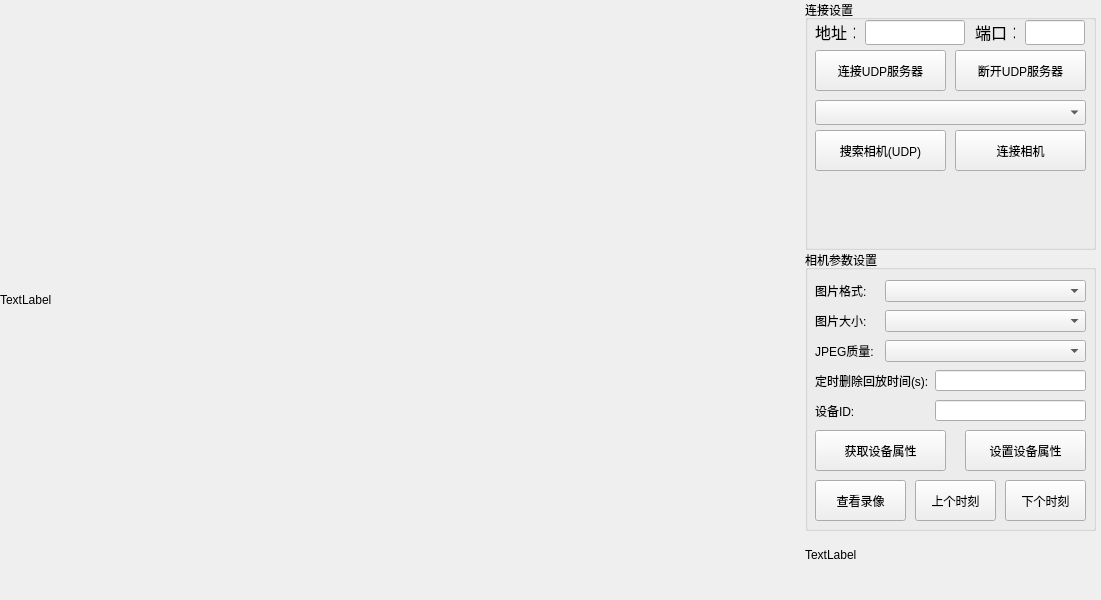
<?xml version="1.0" encoding="UTF-8"?>
<ui version="4.0">
 <class>mainWidget</class>
 <widget class="QWidget" name="mainWidget">
  <property name="geometry">
   <rect>
    <x>0</x>
    <y>0</y>
    <width>1101</width>
    <height>600</height>
   </rect>
  </property>
  <property name="windowTitle">
   <string>mainWidget</string>
  </property>
  <widget class="QLabel" name="pictureLabel">
   <property name="enabled">
    <bool>true</bool>
   </property>
   <property name="geometry">
    <rect>
     <x>0</x>
     <y>0</y>
     <width>800</width>
     <height>600</height>
    </rect>
   </property>
   <property name="text">
    <string>TextLabel</string>
   </property>
  </widget>
  <widget class="QLabel" name="pictureInfoLabel">
   <property name="geometry">
    <rect>
     <x>805</x>
     <y>540</y>
     <width>291</width>
     <height>30</height>
    </rect>
   </property>
   <property name="text">
    <string>TextLabel</string>
   </property>
  </widget>
  <widget class="QGroupBox" name="groupBox">
   <property name="geometry">
    <rect>
     <x>805</x>
     <y>0</y>
     <width>291</width>
     <height>250</height>
    </rect>
   </property>
   <property name="title">
    <string>连接设置</string>
   </property>
   <widget class="QPushButton" name="connectCameraForUDPPushButton">
    <property name="geometry">
     <rect>
      <x>150</x>
      <y>130</y>
      <width>131</width>
      <height>41</height>
     </rect>
    </property>
    <property name="text">
     <string>连接相机</string>
    </property>
   </widget>
   <widget class="QLineEdit" name="serverIPLineEdit">
    <property name="geometry">
     <rect>
      <x>60</x>
      <y>20</y>
      <width>100</width>
      <height>25</height>
     </rect>
    </property>
    <property name="text">
     <string/>
    </property>
   </widget>
   <widget class="QPushButton" name="udpClosePushButton">
    <property name="geometry">
     <rect>
      <x>150</x>
      <y>50</y>
      <width>131</width>
      <height>41</height>
     </rect>
    </property>
    <property name="text">
     <string>断开UDP服务器</string>
    </property>
   </widget>
   <widget class="QComboBox" name="udpCamerasComboBox">
    <property name="geometry">
     <rect>
      <x>10</x>
      <y>100</y>
      <width>271</width>
      <height>25</height>
     </rect>
    </property>
   </widget>
   <widget class="QLabel" name="label_2">
    <property name="geometry">
     <rect>
      <x>10</x>
      <y>20</y>
      <width>40</width>
      <height>25</height>
     </rect>
    </property>
    <property name="text">
     <string>&lt;html&gt;&lt;head/&gt;&lt;body&gt;&lt;p align=&quot;center&quot;&gt;&lt;span style=&quot; font-size:12pt;&quot;&gt;地址：&lt;/span&gt;&lt;/p&gt;&lt;/body&gt;&lt;/html&gt;</string>
    </property>
   </widget>
   <widget class="QPushButton" name="udpClientConnectPushButton">
    <property name="geometry">
     <rect>
      <x>10</x>
      <y>50</y>
      <width>131</width>
      <height>41</height>
     </rect>
    </property>
    <property name="text">
     <string>连接UDP服务器</string>
    </property>
   </widget>
   <widget class="QLabel" name="label_3">
    <property name="geometry">
     <rect>
      <x>170</x>
      <y>20</y>
      <width>40</width>
      <height>25</height>
     </rect>
    </property>
    <property name="text">
     <string>&lt;html&gt;&lt;head/&gt;&lt;body&gt;&lt;p align=&quot;center&quot;&gt;&lt;span style=&quot; font-size:12pt;&quot;&gt;端口：&lt;/span&gt;&lt;/p&gt;&lt;/body&gt;&lt;/html&gt;</string>
    </property>
   </widget>
   <widget class="QLineEdit" name="serverPortLineEdit">
    <property name="geometry">
     <rect>
      <x>220</x>
      <y>20</y>
      <width>60</width>
      <height>25</height>
     </rect>
    </property>
    <property name="text">
     <string/>
    </property>
   </widget>
   <widget class="QPushButton" name="searchCameraforUDPPushButton">
    <property name="geometry">
     <rect>
      <x>10</x>
      <y>130</y>
      <width>131</width>
      <height>41</height>
     </rect>
    </property>
    <property name="text">
     <string>搜索相机(UDP)</string>
    </property>
   </widget>
  </widget>
  <widget class="QGroupBox" name="groupBox_2">
   <property name="geometry">
    <rect>
     <x>805</x>
     <y>250</y>
     <width>291</width>
     <height>281</height>
    </rect>
   </property>
   <property name="title">
    <string>相机参数设置</string>
   </property>
   <widget class="QPushButton" name="readDeviceAttributePushButton">
    <property name="geometry">
     <rect>
      <x>10</x>
      <y>180</y>
      <width>131</width>
      <height>41</height>
     </rect>
    </property>
    <property name="text">
     <string>获取设备属性</string>
    </property>
   </widget>
   <widget class="QLabel" name="label">
    <property name="geometry">
     <rect>
      <x>10</x>
      <y>30</y>
      <width>61</width>
      <height>21</height>
     </rect>
    </property>
    <property name="text">
     <string>图片格式:</string>
    </property>
   </widget>
   <widget class="QComboBox" name="picFormatComboBox">
    <property name="geometry">
     <rect>
      <x>80</x>
      <y>30</y>
      <width>201</width>
      <height>22</height>
     </rect>
    </property>
   </widget>
   <widget class="QLabel" name="label_4">
    <property name="geometry">
     <rect>
      <x>10</x>
      <y>60</y>
      <width>61</width>
      <height>21</height>
     </rect>
    </property>
    <property name="text">
     <string>图片大小:</string>
    </property>
   </widget>
   <widget class="QComboBox" name="picSizeComboBox">
    <property name="geometry">
     <rect>
      <x>80</x>
      <y>60</y>
      <width>201</width>
      <height>22</height>
     </rect>
    </property>
   </widget>
   <widget class="QPushButton" name="setDeviceAttributePushButton">
    <property name="geometry">
     <rect>
      <x>160</x>
      <y>180</y>
      <width>121</width>
      <height>41</height>
     </rect>
    </property>
    <property name="text">
     <string>设置设备属性</string>
    </property>
   </widget>
   <widget class="QLabel" name="label_10">
    <property name="geometry">
     <rect>
      <x>10</x>
      <y>90</y>
      <width>61</width>
      <height>21</height>
     </rect>
    </property>
    <property name="text">
     <string>JPEG质量:</string>
    </property>
   </widget>
   <widget class="QComboBox" name="picJpegQualityComboBox">
    <property name="geometry">
     <rect>
      <x>80</x>
      <y>90</y>
      <width>201</width>
      <height>22</height>
     </rect>
    </property>
   </widget>
   <widget class="QLabel" name="label_11">
    <property name="geometry">
     <rect>
      <x>10</x>
      <y>150</y>
      <width>101</width>
      <height>21</height>
     </rect>
    </property>
    <property name="text">
     <string>设备ID:</string>
    </property>
   </widget>
   <widget class="QLabel" name="label_5">
    <property name="geometry">
     <rect>
      <x>10</x>
      <y>120</y>
      <width>121</width>
      <height>21</height>
     </rect>
    </property>
    <property name="text">
     <string>定时删除回放时间(s):</string>
    </property>
   </widget>
   <widget class="QLineEdit" name="picRecordDeleteTimeLineEdit">
    <property name="geometry">
     <rect>
      <x>130</x>
      <y>120</y>
      <width>151</width>
      <height>21</height>
     </rect>
    </property>
   </widget>
   <widget class="QLineEdit" name="picDeviceIDLineEdit">
    <property name="geometry">
     <rect>
      <x>130</x>
      <y>150</y>
      <width>151</width>
      <height>21</height>
     </rect>
    </property>
   </widget>
   <widget class="QPushButton" name="viewRecordVideoPushButton">
    <property name="geometry">
     <rect>
      <x>10</x>
      <y>230</y>
      <width>91</width>
      <height>41</height>
     </rect>
    </property>
    <property name="text">
     <string>查看录像</string>
    </property>
   </widget>
   <widget class="QPushButton" name="backRecordVideoPushButton">
    <property name="geometry">
     <rect>
      <x>110</x>
      <y>230</y>
      <width>81</width>
      <height>41</height>
     </rect>
    </property>
    <property name="text">
     <string>上个时刻</string>
    </property>
   </widget>
   <widget class="QPushButton" name="nextRecordVideoPushButton">
    <property name="geometry">
     <rect>
      <x>200</x>
      <y>230</y>
      <width>81</width>
      <height>41</height>
     </rect>
    </property>
    <property name="text">
     <string>下个时刻</string>
    </property>
   </widget>
  </widget>
 </widget>
 <resources/>
 <connections/>
</ui>
